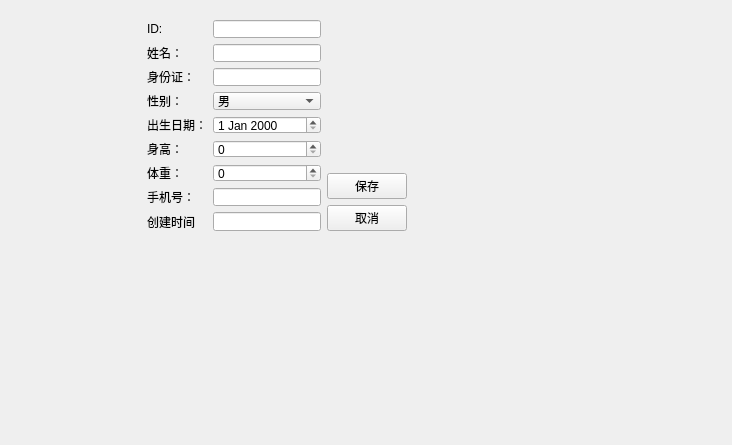
<?xml version="1.0" encoding="UTF-8"?>
<ui version="4.0">
 <class>PatientEditView</class>
 <widget class="QWidget" name="PatientEditView">
  <property name="geometry">
   <rect>
    <x>0</x>
    <y>0</y>
    <width>732</width>
    <height>445</height>
   </rect>
  </property>
  <property name="windowTitle">
   <string>患者编辑</string>
  </property>
  <widget class="QWidget" name="layoutWidget">
   <property name="geometry">
    <rect>
     <x>51</x>
     <y>20</y>
     <width>451</width>
     <height>211</height>
    </rect>
   </property>
   <layout class="QHBoxLayout" name="horizontalLayout">
    <item>
     <spacer name="horizontalSpacer">
      <property name="orientation">
       <enum>Qt::Orientation::Horizontal</enum>
      </property>
      <property name="sizeHint" stdset="0">
       <size>
        <width>40</width>
        <height>20</height>
       </size>
      </property>
     </spacer>
    </item>
    <item>
     <layout class="QFormLayout" name="formLayout">
      <item row="0" column="0">
       <widget class="QLabel" name="label">
        <property name="text">
         <string>ID:</string>
        </property>
       </widget>
      </item>
      <item row="1" column="0">
       <widget class="QLabel" name="label_2">
        <property name="text">
         <string>姓名：</string>
        </property>
       </widget>
      </item>
      <item row="0" column="1">
       <widget class="QLineEdit" name="dbEditID"/>
      </item>
      <item row="1" column="1">
       <widget class="QLineEdit" name="dbEditName"/>
      </item>
      <item row="2" column="0">
       <widget class="QLabel" name="label_3">
        <property name="text">
         <string>身份证：</string>
        </property>
       </widget>
      </item>
      <item row="2" column="1">
       <widget class="QLineEdit" name="dbEditIDCard"/>
      </item>
      <item row="3" column="0">
       <widget class="QLabel" name="label_4">
        <property name="text">
         <string>性别：</string>
        </property>
       </widget>
      </item>
      <item row="3" column="1">
       <widget class="QComboBox" name="dbComboSex">
        <item>
         <property name="text">
          <string>男</string>
         </property>
        </item>
        <item>
         <property name="text">
          <string>女</string>
         </property>
        </item>
       </widget>
      </item>
      <item row="4" column="0">
       <widget class="QLabel" name="label_5">
        <property name="text">
         <string>出生日期：</string>
        </property>
       </widget>
      </item>
      <item row="4" column="1">
       <widget class="QDateEdit" name="dbDateEditDOB"/>
      </item>
      <item row="5" column="0">
       <widget class="QLabel" name="label_6">
        <property name="text">
         <string>身高：</string>
        </property>
       </widget>
      </item>
      <item row="5" column="1">
       <widget class="QSpinBox" name="dbSpinHeigh"/>
      </item>
      <item row="6" column="0">
       <widget class="QLabel" name="label_7">
        <property name="text">
         <string>体重：</string>
        </property>
       </widget>
      </item>
      <item row="6" column="1">
       <widget class="QSpinBox" name="dbSpinWeigh"/>
      </item>
      <item row="7" column="0">
       <widget class="QLabel" name="label_8">
        <property name="text">
         <string>手机号：</string>
        </property>
       </widget>
      </item>
      <item row="7" column="1">
       <widget class="QLineEdit" name="dbEditMobile"/>
      </item>
      <item row="8" column="0">
       <widget class="QLabel" name="label_9">
        <property name="text">
         <string>创建时间</string>
        </property>
       </widget>
      </item>
      <item row="8" column="1">
       <widget class="QLineEdit" name="dbCreatedTimeStamp"/>
      </item>
     </layout>
    </item>
    <item>
     <layout class="QVBoxLayout" name="verticalLayout">
      <item>
       <spacer name="verticalSpacer">
        <property name="orientation">
         <enum>Qt::Orientation::Vertical</enum>
        </property>
        <property name="sizeHint" stdset="0">
         <size>
          <width>20</width>
          <height>40</height>
         </size>
        </property>
       </spacer>
      </item>
      <item>
       <widget class="QPushButton" name="btSave">
        <property name="text">
         <string>保存</string>
        </property>
       </widget>
      </item>
      <item>
       <widget class="QPushButton" name="btCancel">
        <property name="text">
         <string>取消</string>
        </property>
       </widget>
      </item>
     </layout>
    </item>
    <item>
     <spacer name="horizontalSpacer_2">
      <property name="orientation">
       <enum>Qt::Orientation::Horizontal</enum>
      </property>
      <property name="sizeHint" stdset="0">
       <size>
        <width>40</width>
        <height>20</height>
       </size>
      </property>
     </spacer>
    </item>
   </layout>
  </widget>
 </widget>
 <resources/>
 <connections/>
</ui>
